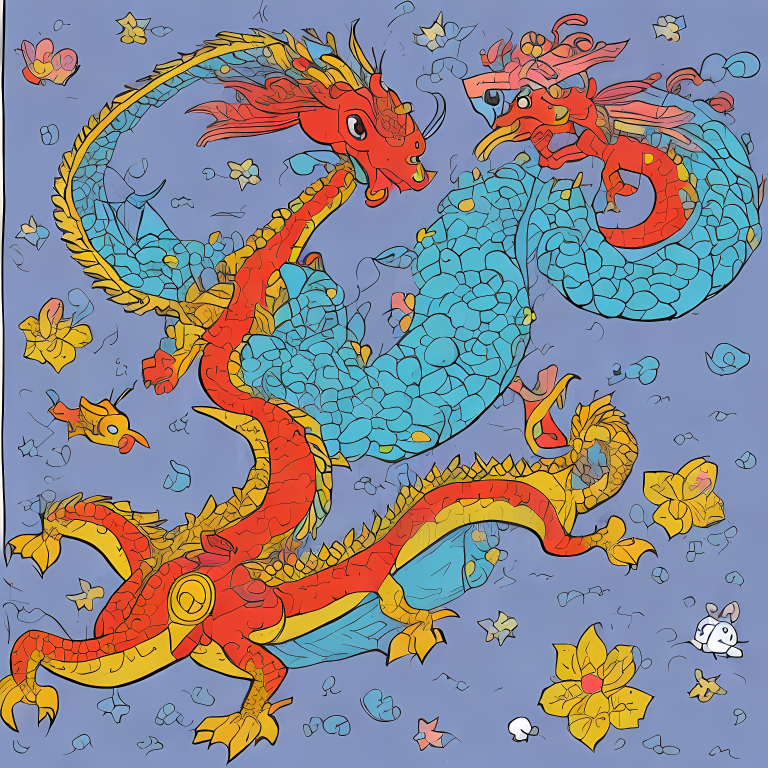
#> input picture Backend/generated_images/page_1.png, 1536 x 1536 px (shown at 1/2 size)
$ python -i pdf_service.py   (imports and definitions only)
#> lines starting #> are read from the running program, lines starting #| are printed output that depends on the picture
"""
pdf_service.py — Builds a beautiful PDF storybook with optimized file size
Each story page gets its OWN PDF page: image on top, text below.
Clean, symmetric, professional children's book layout.
Images are compressed to reduce PDF size from ~10MB to ~1-2MB.
"""

import os
import logging
from typing import List
from PIL import Image
import io

logger = logging.getLogger(__name__)


def compress_image_for_pdf(img_path: str, max_width: int = 800, quality: int = 60) -> str:
    """
    Compress and resize image to reduce PDF file size.

    Args:
        img_path: Path to original image
        max_width: Maximum width in pixels (default 800px is good for PDF)
        quality: JPEG quality 1-100 (default 60 is good balance)

    Returns:
        Path to compressed image
    """
#> called with max_width = 800, quality = 60
    try:
        # Open image
        img = Image.open(img_path)
#> img is the input picture: PIL image 1536x1536 RGB; mean R, G, B 139.1, 136.2, 141.5

        # Convert RGBA to RGB if needed (for JPEG)
        if img.mode in ('RGBA', 'LA', 'P'):
            background = Image.new('RGB', img.size, (255, 255, 255))
            if img.mode == 'P':
                img = img.convert('RGBA')
            background.paste(img, mask=img.split()[-1] if img.mode == 'RGBA' else None)
            img = background

        # Resize if too large
        if img.width > max_width:
            ratio = max_width / img.width
#> ratio = 0.521
            new_height = int(img.height * ratio)
#> new_height = 800
            img = img.resize((max_width, new_height), Image.Resampling.LANCZOS)
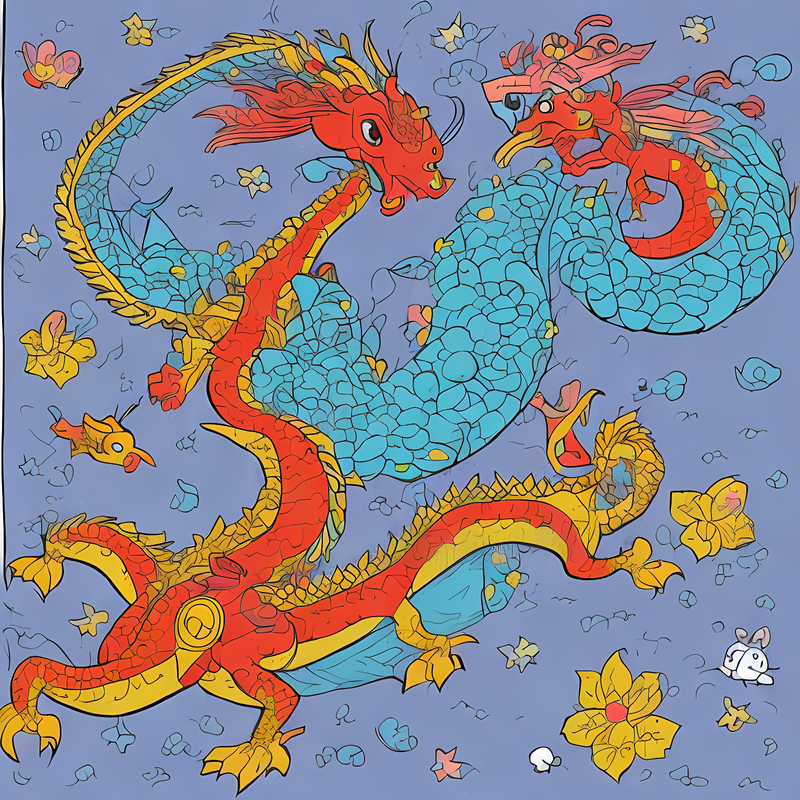
#> img: PIL image 800x800 RGB; mean R, G, B 139.2, 136.3, 141.6

        # Save compressed version
        compressed_path = img_path.rsplit('.', 1)[0] + '_compressed.jpg'
        img.save(compressed_path, 'JPEG', quality=quality, optimize=True)

        # Log compression results
        original_size = os.path.getsize(img_path) / 1024  # KB
        compressed_size = os.path.getsize(compressed_path) / 1024  # KB
        reduction = ((original_size - compressed_size) / original_size) * 100
        logger.info(f"📦 Compressed image: {original_size:.1f}KB → {compressed_size:.1f}KB ({reduction:.0f}% reduction)")

        return compressed_path
    except Exception as e:
        logger.warning(f"⚠️ Image compression failed: {e}, using original")
        return img_path


# [375 lines not run here, left out]

>>> result = compress_image_for_pdf('../../../Backend/generated_images/page_1.png')

$ run again, on Backend/generated_images/page_2.png
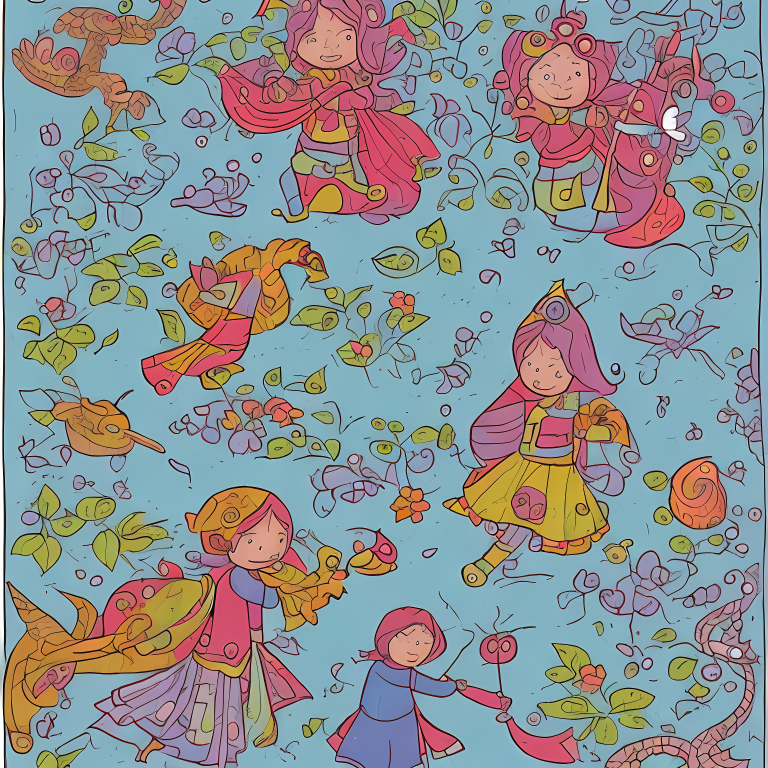
#> input picture Backend/generated_images/page_2.png, 1536 x 1536 px (shown at 1/2 size)
#> in compress_image_for_pdf, img is the input picture: PIL image 1536x1536 RGB; mean R, G, B 142.5, 144.3, 145
#> in compress_image_for_pdf, `img = img.resize((max_width, new_height), Image.Resampling.LANCZOS)`:
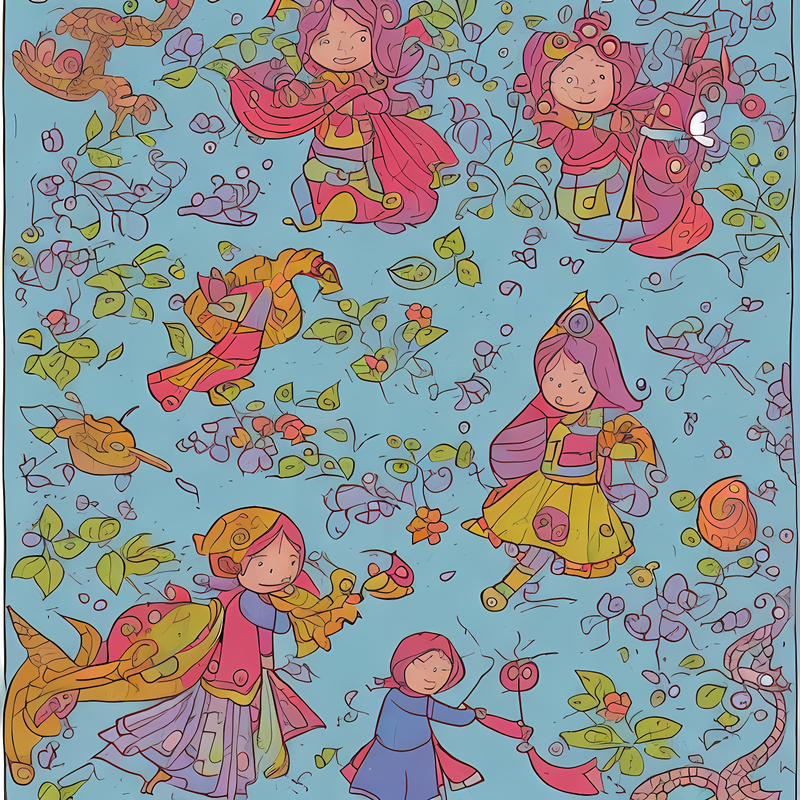
#> img: PIL image 800x800 RGB; mean R, G, B 142.5, 144.3, 145.1

$ run again, on Backend/generated_images/page_3.png
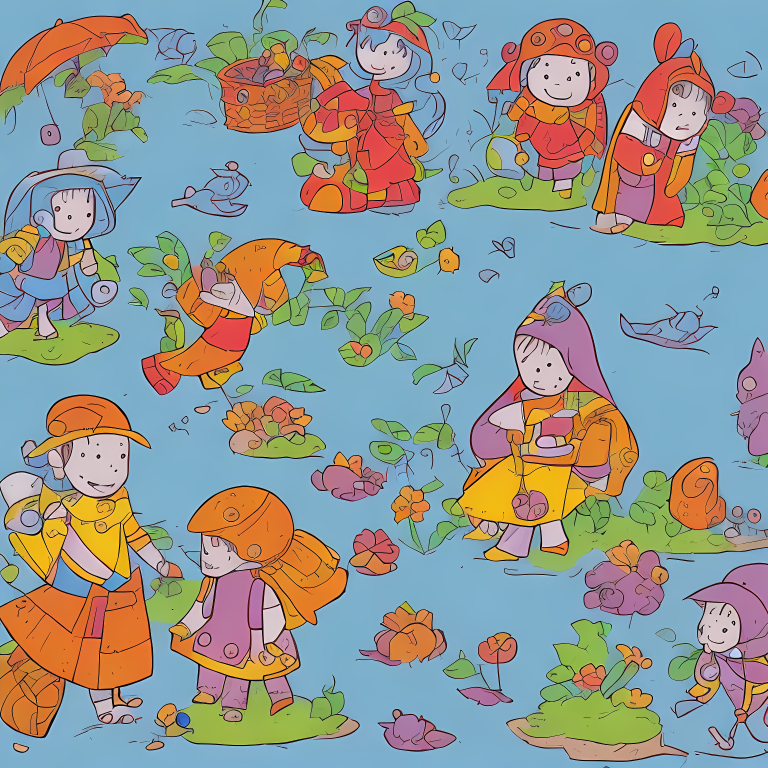
#> input picture Backend/generated_images/page_3.png, 1536 x 1536 px (shown at 1/2 size)
#> in compress_image_for_pdf, img is the input picture: PIL image 1536x1536 RGB; mean R, G, B 147.4, 150.9, 144.9
#> in compress_image_for_pdf, `img = img.resize((max_width, new_height), Image.Resampling.LANCZOS)`:
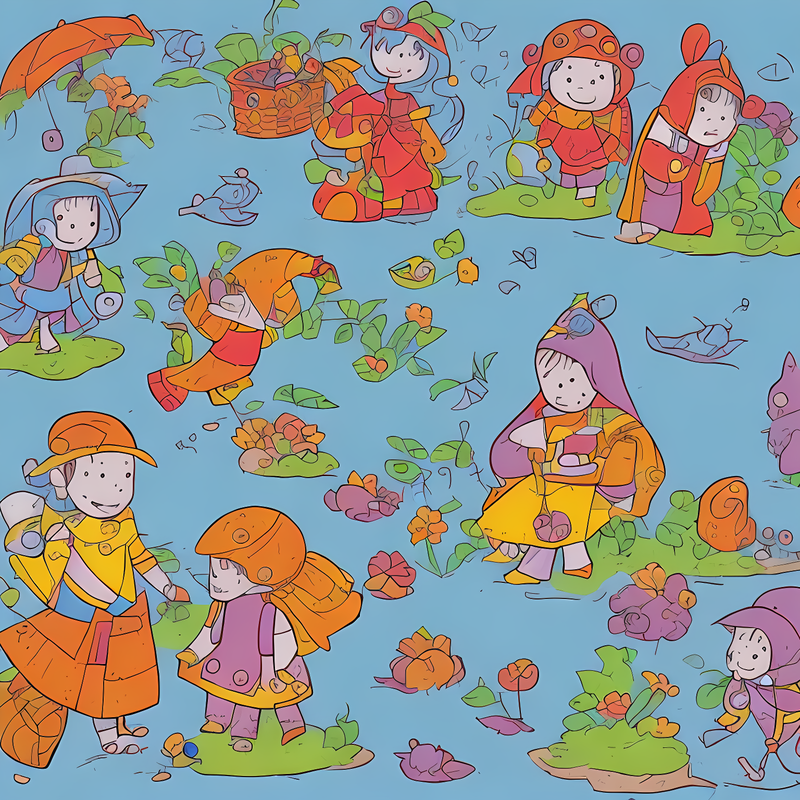
#> img: PIL image 800x800 RGB; mean R, G, B 147.4, 151, 145

$ run again, on Backend/generated_images/page_4.png
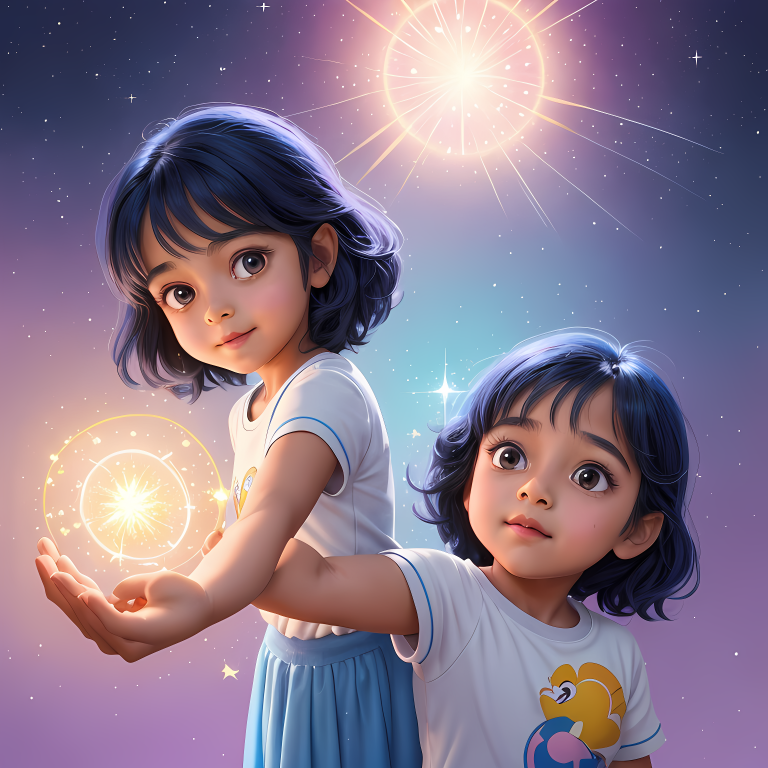
#> input picture Backend/generated_images/page_4.png, 1536 x 1536 px (shown at 1/2 size)
#> in compress_image_for_pdf, img is the input picture: PIL image 1536x1536 RGB; mean R, G, B 135.6, 119, 139
#> in compress_image_for_pdf, `img = img.resize((max_width, new_height), Image.Resampling.LANCZOS)`:
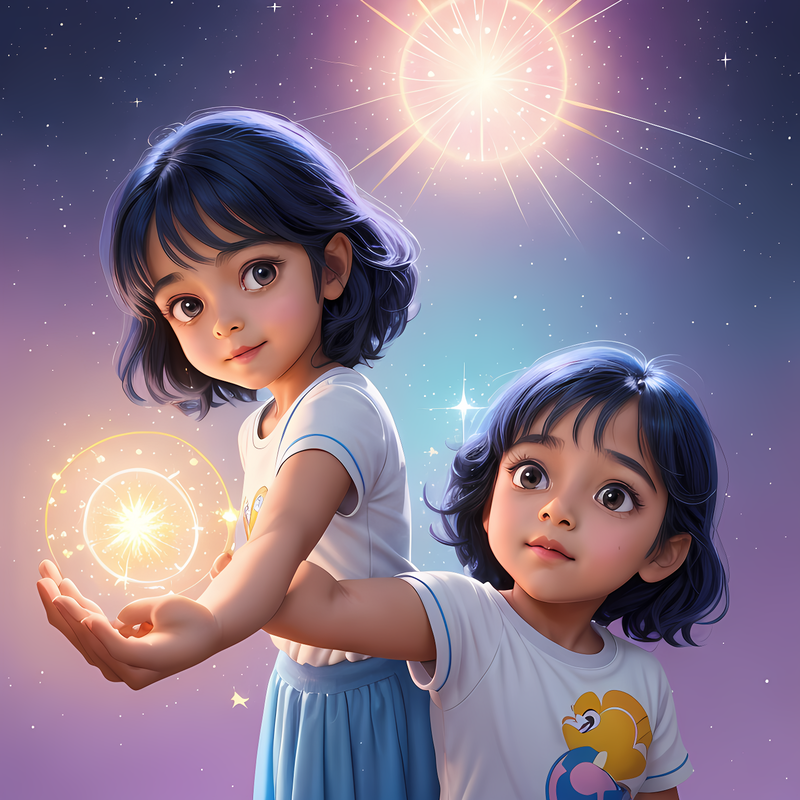
#> img: PIL image 800x800 RGB; mean R, G, B 135.5, 119, 139
